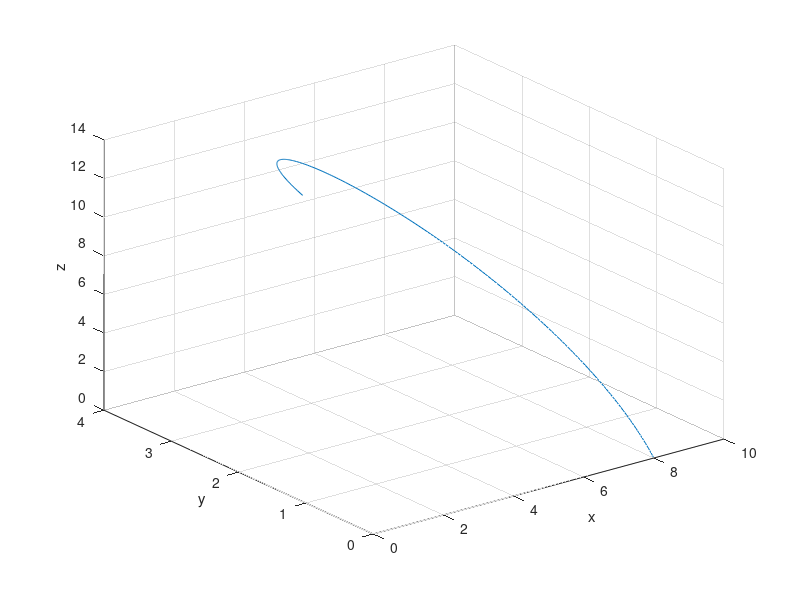

This chart was generated by the following MATLAB code:
%Daniel Ribeiro Santiago
%Ex 2 topico 5

clear
clc

t = 0:0.05:10;
fi = (5*pi/180).*t;
teta = (8*pi/180).*t;
r = 8 + 0.6.*t;

[X Y Z] = sph2cart(fi,teta,r);
plot3(X,Y,Z)
grid on
xlabel x
ylabel y
zlabel z